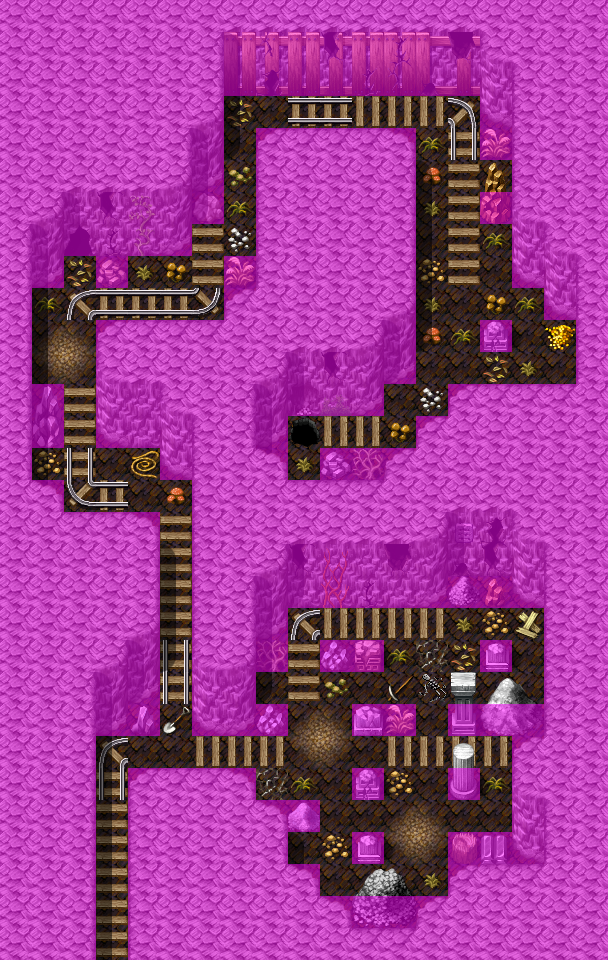

A level layout from a 2D game, rendered from its tile map. Below: a short description, then the map file with tile-grid data replaced by summaries:
An orthogonal 19x30 tile map with 32x32 px tiles, 4 tile layers (Ground, Objects, Above, Walkable), 40 tilesets and 15 objects (13x spawn, 2x mapchange).

<map version="1.0" orientation="orthogonal" width="19" height="30" tilewidth="32" tileheight="32">
 <tileset firstgid="1" name="map_bed_1" tilewidth="32" tileheight="32">
  <image source="../drawable/map_bed_1.png" width="512" height="256" />
 </tileset>
 <tileset firstgid="129" name="map_border_1" tilewidth="32" tileheight="32">
  <image source="../drawable/map_border_1.png" width="512" height="256" />
 </tileset>
 <tileset firstgid="257" name="map_bridge_1" tilewidth="32" tileheight="32">
  <image source="../drawable/map_bridge_1.png" width="512" height="256" />
 </tileset>
 <tileset firstgid="385" name="map_broken_1" tilewidth="32" tileheight="32">
  <image source="../drawable/map_broken_1.png" width="512" height="256" />
 </tileset>
 <tileset firstgid="513" name="map_cavewall_1" tilewidth="32" tileheight="32">
  <image source="../drawable/map_cavewall_1.png" width="576" height="192" />
 </tileset>
 <tileset firstgid="621" name="map_cavewall_2" tilewidth="32" tileheight="32">
  <image source="../drawable/map_cavewall_2.png" width="576" height="192" />
 </tileset>
 <tileset firstgid="729" name="map_cavewall_3" tilewidth="32" tileheight="32">
  <image source="../drawable/map_cavewall_3.png" width="576" height="192" />
 </tileset>
 <tileset firstgid="837" name="map_chair_table_1" tilewidth="32" tileheight="32">
  <image source="../drawable/map_chair_table_1.png" width="512" height="256" />
 </tileset>
 <tileset firstgid="965" name="map_crate_1" tilewidth="32" tileheight="32">
  <image source="../drawable/map_crate_1.png" width="512" height="256" />
 </tileset>
 <tileset firstgid="1093" name="map_cupboard_1" tilewidth="32" tileheight="32">
  <image source="../drawable/map_cupboard_1.png" width="512" height="256" />
 </tileset>
 <tileset firstgid="1221" name="map_curtain_1" tilewidth="32" tileheight="32">
  <image source="../drawable/map_curtain_1.png" width="512" height="256" />
 </tileset>
 <tileset firstgid="1349" name="map_entrance_1" tilewidth="32" tileheight="32">
  <image source="../drawable/map_entrance_1.png" width="512" height="256" />
 </tileset>
 <tileset firstgid="1477" name="map_fence_1" tilewidth="32" tileheight="32">
  <image source="../drawable/map_fence_1.png" width="512" height="256" />
 </tileset>
 <tileset firstgid="1605" name="map_fence_2" tilewidth="32" tileheight="32">
  <image source="../drawable/map_fence_2.png" width="512" height="256" />
 </tileset>
 <tileset firstgid="1733" name="map_ground_1" tilewidth="32" tileheight="32">
  <image source="../drawable/map_ground_1.png" width="512" height="256" />
 </tileset>
 <tileset firstgid="1861" name="map_ground_2" tilewidth="32" tileheight="32">
  <image source="../drawable/map_ground_2.png" width="512" height="256" />
 </tileset>
 <tileset firstgid="1989" name="map_ground_3" tilewidth="32" tileheight="32">
  <image source="../drawable/map_ground_3.png" width="512" height="256" />
 </tileset>
 <tileset firstgid="2117" name="map_ground_4" tilewidth="32" tileheight="32">
  <image source="../drawable/map_ground_4.png" width="512" height="256" />
 </tileset>
 <tileset firstgid="2245" name="map_ground_5" tilewidth="32" tileheight="32">
  <image source="../drawable/map_ground_5.png" width="512" height="256" />
 </tileset>
 <tileset firstgid="2373" name="map_ground_6" tilewidth="32" tileheight="32">
  <image source="../drawable/map_ground_6.png" width="512" height="256" />
 </tileset>
 <tileset firstgid="2501" name="map_ground_7" tilewidth="32" tileheight="32">
  <image source="../drawable/map_ground_7.png" width="512" height="256" />
 </tileset>
 <tileset firstgid="2629" name="map_ground_8" tilewidth="32" tileheight="32">
  <image source="../drawable/map_ground_8.png" width="512" height="256" />
 </tileset>
 <tileset firstgid="2757" name="map_indoor_1" tilewidth="32" tileheight="32">
  <image source="../drawable/map_indoor_1.png" width="512" height="256" />
 </tileset>
 <tileset firstgid="2885" name="map_kitchen_1" tilewidth="32" tileheight="32">
  <image source="../drawable/map_kitchen_1.png" width="512" height="256" />
 </tileset>
 <tileset firstgid="3013" name="map_outdoor_1" tilewidth="32" tileheight="32">
  <image source="../drawable/map_outdoor_1.png" width="512" height="256" />
 </tileset>
 <tileset firstgid="3141" name="map_pillar_1" tilewidth="32" tileheight="32">
  <image source="../drawable/map_pillar_1.png" width="512" height="256" />
 </tileset>
 <tileset firstgid="3269" name="map_plant_1" tilewidth="32" tileheight="32">
  <image source="../drawable/map_plant_1.png" width="512" height="256" />
 </tileset>
 <tileset firstgid="3397" name="map_rock_1" tilewidth="32" tileheight="32">
  <image source="../drawable/map_rock_1.png" width="512" height="256" />
 </tileset>
 <tileset firstgid="3525" name="map_roof_1" tilewidth="32" tileheight="32">
  <image source="../drawable/map_roof_1.png" width="512" height="256" />
 </tileset>
 <tileset firstgid="3653" name="map_roof_2" tilewidth="32" tileheight="32">
  <image source="../drawable/map_roof_2.png" width="512" height="256" />
 </tileset>
 <tileset firstgid="3781" name="map_shop_1" tilewidth="32" tileheight="32">
  <image source="../drawable/map_shop_1.png" width="512" height="256" />
 </tileset>
 <tileset firstgid="3909" name="map_sign_ladder_1" tilewidth="32" tileheight="32">
  <image source="../drawable/map_sign_ladder_1.png" width="512" height="256" />
 </tileset>
 <tileset firstgid="4037" name="map_table_1" tilewidth="32" tileheight="32">
  <image source="../drawable/map_table_1.png" width="512" height="256" />
 </tileset>
 <tileset firstgid="4165" name="map_trail_1" tilewidth="32" tileheight="32">
  <image source="../drawable/map_trail_1.png" width="512" height="256" />
 </tileset>
 <tileset firstgid="4293" name="map_tree_1" tilewidth="32" tileheight="32">
  <image source="../drawable/map_tree_1.png" width="512" height="256" />
 </tileset>
 <tileset firstgid="4421" name="map_wall_1" tilewidth="32" tileheight="32">
  <image source="../drawable/map_wall_1.png" width="512" height="256" />
 </tileset>
 <tileset firstgid="4549" name="map_wall_2" tilewidth="32" tileheight="32">
  <image source="../drawable/map_wall_2.png" width="480" height="256" />
 </tileset>
 <tileset firstgid="4669" name="map_wall_3" tilewidth="32" tileheight="32">
  <image source="../drawable/map_wall_3.png" width="480" height="256" />
 </tileset>
 <tileset firstgid="4789" name="map_window_1" tilewidth="32" tileheight="32">
  <image source="../drawable/map_window_1.png" width="512" height="256" />
 </tileset>
 <tileset firstgid="4917" name="map_window_2" tilewidth="32" tileheight="32">
  <image source="../drawable/map_window_2.png" width="512" height="256" />
 </tileset>
 <layer name="Ground" width="19" height="30">
  <data>[570 cells, 570 non-empty, 12 distinct tile ids]</data>
 </layer>
 <layer name="Objects" width="19" height="30">
  <data>[570 cells, 211 non-empty, 78 distinct tile ids]</data>
 </layer>
 <layer name="Above" width="19" height="30">
  <data>[570 cells, 77 non-empty, 18 distinct tile ids]</data>
 </layer>
 <layer name="Walkable" width="19" height="30">
  <data>[570 cells, 429 non-empty, 1 distinct tile ids]</data>
 </layer>
 <objectgroup name="Mapevents" width="19" height="30">
  <object name="south" type="mapchange" x="96" y="928" width="32" height="32">
   <properties>
    <property name="map" value="lostmine2" />
    <property name="place" value="north" />
   </properties>
  </object>
  <object name="down lostmine3" type="mapchange" x="288" y="416" width="32" height="32">
   <properties>
    <property name="map" value="lostmine4" />
    <property name="place" value="up lostmine4" />
   </properties>
  </object>
 </objectgroup>
 <objectgroup name="Spawn" width="19" height="30">
  <object name="ash1" type="spawn" x="96" y="768" width="32" height="128" />
  </objectgroup>
 <objectgroup name="Keys" width="19" height="30" />
</map>
<!-- 12 of 15 objects omitted -->
